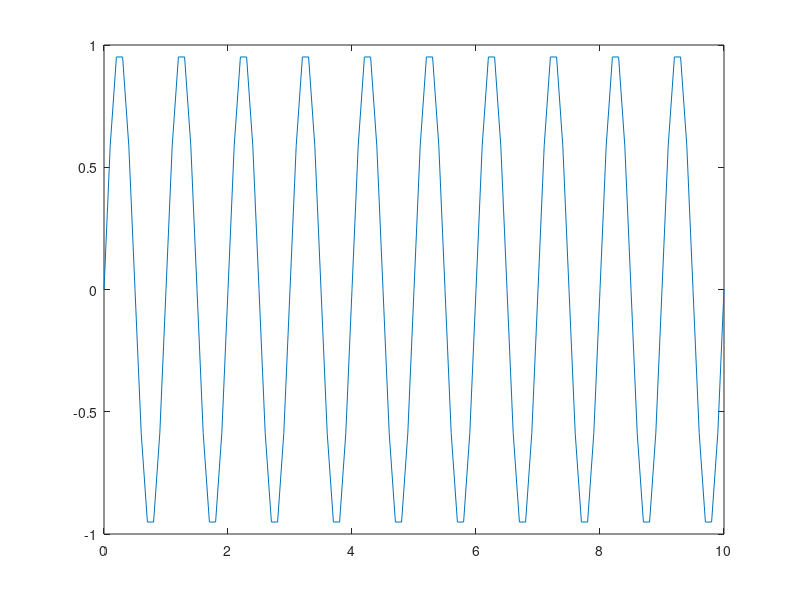

This figure's MATLAB source:
%{
%Part 1
n=-10:20;
N=10;
T=1;
x_n=(n>=0)-((n-(N+2))>=0);

%Discrete time differentiator/integrator
y_n_diff=zeros(1,length(n));
y_n_integr=zeros(1,length(n));

y_n_diff(1)=x_n(1)/T;
y_n_integr(1)=x_n(1)*T;

for i=2:length(n)
    y_n_diff(i)=(x_n(i)-x_n(i-1))/T;
    y_n_integr(i)=y_n_integr(i-1)+x_n(i)*T;
end

subplot(3,1,1)
stem(n,x_n)
title('Plot of x[n] for -10\leqn\leq20')
xlabel('n')
ylabel('x[n]')

subplot(3,1,2)
stem(n,y_n_diff)
title('Plot of signal with differentiator for -10\leqn\leq20')
xlabel('n')
ylabel('y[n]_{differentiator}','Interpreter','tex')

subplot(3,1,3)
stem(n,y_n_integr)
title('Plot of signal with integrator for -10\leqn\leq20')
xlabel('n')
ylabel('y[n]_{integrator}','Interpreter','tex')
%}

%Part 2
T1=0.1;
T2=0.001;
t1=0:T1:10;
t2=0:T2:10;
x1=sin(2*pi*t1);
x2=sin(2*pi*t2);
dx_dt1= 2*pi*cos(2*pi*t1);
dx_dt2= 2*pi*cos(2*pi*t2);
plot(t1,x1)

y_n_diff1=zeros(1,length(t1));
y_n_diff2=zeros(1,length(t2));

y_n_diff1(1)=(x1(2)-x1(1))/T1;
y_n_diff2(1)=(x2(2)-x2(1))/T2;


for i=2:length(t1)
    y_n_diff1(i)=(x1(i)-x1(i-1))/T1;
end
for i=2:length(t2)
    y_n_diff2(i)=(x2(i)-x2(i-1))/T2;
end

dx_dt1=dx_dt1(1:length(dx_dt1)/7:end)
y_n_diff1=y_n_diff1(1:length(y_n_diff1)/7:end)
dx_dt2=dx_dt2(1:length(dx_dt2)/7:end)
y_n_diff2=y_n_diff2(1:length(y_n_diff2)/7:end)

